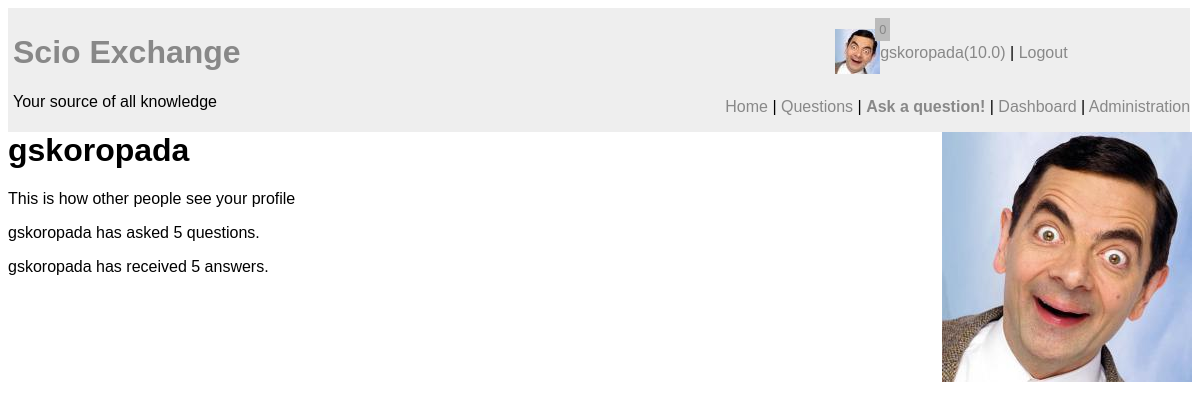
The page /user_profile.php?id=4 (signed in) on the database its author committed.
### tables this page shows
CREATE TABLE `user` (
  `UserID` int(11) unsigned NOT NULL AUTO_INCREMENT,
  `email` varchar(30) NOT NULL,
  `screenName` varchar(25) NOT NULL,
  `reputation` float DEFAULT '0',
  `role` int(11) DEFAULT '0',
  `avatar` varchar(20) DEFAULT NULL,
  `pwd` varchar(255) NOT NULL,
  `active` bit(1) NOT NULL DEFAULT b'0',
  `moderated` bit(1) NOT NULL DEFAULT b'1',
  `pwdChange` bit(1) DEFAULT b'0',
  PRIMARY KEY (`UserID`)
);

### user_profile_functions.php (the view)
<?php
require "connect.php";
function getQuestionCount($id) {
	global $con;
	$query = "SELECT count(question_id) as qCount from question where author=".$id;
	$result = mysqli_query($con, $query);
	if(!$result) {
		echo "DB Error";
	} else {
		$qCount = mysqli_fetch_array($result);
		echo $qCount['qCount'];
	}
}
function getAnswersCount($id) {
	global $con;
	$query = "select count(answer_id) as aCount from answer where question in (
				select question_id from question where author=$id)";
	$result = mysqli_query($con,$query);
	if(!$result) {
		echo "DB Error";
	} else {
		$aCount = mysqli_fetch_array($result);
		echo $aCount['aCount'];
	}
}
function screenNameFromUserID($id) {
	global $con;
	$query = "select screenName FROM user WHERE UserID = $id";
	$result = mysqli_query($con,$query);
		if(!$result) {
		echo "DB Error";
	} else {
		$screenName =  mysqli_fetch_array($result);
		echo $screenName['screenName'];
		}
	}
function avatarFromUserID($id) {
	global $con;
	$query = "select avatar FROM user WHERE UserID = $id";
	$result = mysqli_query($con,$query);
	if(!$result) {
		echo "DB Error";
	} else {
		$avatar =  mysqli_fetch_array($result);
		if(file_exists("profile_pics/".$avatar['avatar'].".jpg")) {
			echo $avatar['avatar'].".jpg";
		} else {
			echo "default.png";
		}
	}
}
?>

### user_profile.php (shortened to what this page needs)
<?php
require "html_start.php";
require "header.php";
require "user_profile_functions.php";
?>
<div class="profile_pic">
	<img src="profile_pics/<?php avatarFromUserID($_GET['id']);?>" />
</div>
<h1><?php screenNameFromUserID($_GET['id']); ?></h1>
<?php
if($_SESSION['userid'] == $_GET['id']) {
	echo "<p>This is how other people see your profile</p>";
} else {
	echo "<p><img src='images/mail_icon.png' style='width:18px; heigth:18px;'/><a href = message.php?id=" . $_GET['id'] .">Send message</a></p></div>";
}
?>
<div id="usrStats">
	<p><?php screenNameFromUserID($_GET['id']); ?> has asked <?php getQuestionCount($_GET['id']); ?> questions.</p>
	<p><?php screenNameFromUserID($_GET['id']); ?> has received <?php getAnswersCount($_GET['id']); ?>  answers.</p>
</div>
<?php
require "html_end.php";
?>

### styles/main.css (style rules this page uses)
body { font-family: sans-serif; }

### styles/account.css (style rules this page uses)
.profile_pic { width: 250px; height: 250px; float: right; clear: left; }

### rows shown on the page
user: avatar (picture), screenName "gskoropada gskoropada gskoropada"

### other values the page prints
$nots "0"
$_SESSION['screenname'] "gskoropada"
$_SESSION['reputation'] "10.0"
$qCount['qCount'] "5"
$aCount['aCount'] "5"
